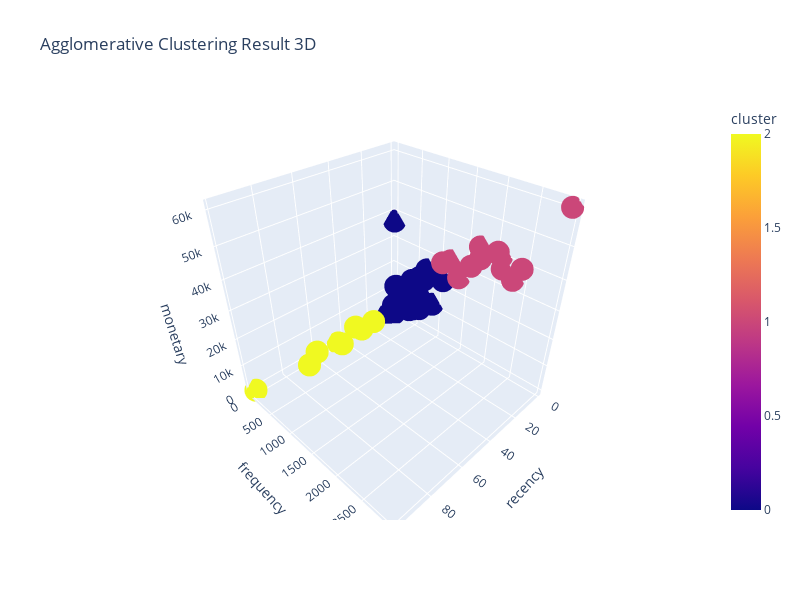

Notebook cell for this chart:
### Code cell
# Plot 3D Agglomerativeclustering results
plot_cluster(data=agglo_cluster, cluster=agglo_cluster['cluster'], plot_3d=True, suptitle='Agglomerative Clustering Result 3D')

### Figure 1 — Plotly figure (JSON) as saved in the notebook; plotly's stock layout.template omitted (floating-point values rounded to 4 significant figures)
{"data": [{"hovertemplate": "recency=%{x}<br>frequency=%{y}<br>monetary=%{z}<br>cluster=%{marker.color}<extra></extra>", "legendgroup": "", "marker": {"color": [2, 1, 1, 2, 0, 1, 0, 1, 1, 0, 0, 1, 0, 0, 0, 1, 2, 0, 1, 1, 2, 2, 1, 0, 2, 1, 0, 1, 0, 2, 0, 0, 0, 0, 0, 0, 0, 0, 0, 0, 0, 0, 0, 0, 0, 0, 0, 0, 0, 0, 0, 0, 0, 0, 2, 0, 0, 0, 0, 0, 0, 0, 0, 0, 0, 0, 0, 0, 0, 0, 0, 0, 0, 0, 0, 0, 0, 0, 0, 0, 0, 0, 0, 0], "coloraxis": "coloraxis", "symbol": "circle"}, "mode": "markers", "name": "", "scene": "scene", "showlegend": false, "type": "scatter3d", "x": [46, 1, 1, 51, 7, 1, 7, 1, 3, 1, 1, 1, 1, 1, 1, 1, 63, 2, 1, 14, 35, 23, 1, 1, 74, 1, 1, 1, 2, 46, 1, 1, 1, 1, 1, 1, 1, 1, 1, 4, 1, 1, 6, 1, 1, 1, 1, 1, 1, 1, 4, 1, 1, 11, 98, 4, 4, 7, 1, 1, 1, 1, 1, 1, 1, 5, 1, 1, 1, 1, 1, 1, 1, 1, 1, 1, 1, 1, 1, 5, 1, 1, 1, 1], "y": [40, 1069, 1761, 343, 594, 2331, 162, 1223, 2079, 751, 899, 1402, 590, 1098, 690, 2964, 153, 366, 2102, 2666, 272, 161, 2143, 600, 412, 1739, 358, 1609, 321, 517, 335, 342, 374, 298, 31, 385, 213, 340, 255, 50, 330, 334, 162, 420, 130, 298, 390, 466, 334, 23, 334, 265, 525, 1, 2, 194, 128, 35, 435, 424, 372, 7, 331, 254, 294, 1, 206, 314, 3, 220, 444, 514, 316, 431, 331, 521, 341, 118, 241, 117, 216, 413, 612, 344], "z": [674.0, 29590.0, 36720.0, 5611.0, 20320.0, 34330.0, 5742.0, 31600.0, 41940.0, 24230.0, 11750.0, 26920.0, 15170.0, 23070.0, 19670.0, 60720.0, 4240.0, 8980.0, 40150.0, 44280.0, 5556.0, 3600.0, 36450.0, 19920.0, 6260.0, 40500.0, 5989.0, 32860.0, 10040.0, 12770.0, 5386.0, 8489.0, 4072.0, 5271.0, 492.0, 5756.0, 11520.0, 6420.0, 9817.0, 747.0, 5111.0, 7958.0, 4360.0, 7293.0, 1862.0, 4721.0, 7087.0, 5406.0, 5970.0, 343.8, 6589.0, 6260.0, 7726.0, 38.53, 30.47, 3321.0, 12820.0, 318.4, 8198.0, 5293.0, 6217.0, 36870.0, 7209.0, 10020.0, 5292.0, 25.83, 3649.0, 8655.0, 18.52, 5091.0, 8519.0, 8548.0, 5738.0, 8202.0, 7521.0, 9281.0, 5503.0, 6927.0, 4965.0, 1111.0, 10210.0, 8398.0, 6968.0, 10170.0]}], "layout": {"coloraxis": {"colorbar": {"title": {"text": "cluster"}}, "colorscale": [[0, "#0d0887"], [0.1111, "#46039f"], [0.2222, "#7201a8"], [0.3333, "#9c179e"], [0.4444, "#bd3786"], [0.5556, "#d8576b"], [0.6667, "#ed7953"], [0.7778, "#fb9f3a"], [0.8889, "#fdca26"], [1, "#f0f921"]]}, "height": 600, "legend": {"tracegroupgap": 0}, "scene": {"domain": {"x": [0, 1], "y": [0, 1]}, "xaxis": {"title": {"text": "recency"}}, "yaxis": {"title": {"text": "frequency"}}, "zaxis": {"title": {"text": "monetary"}}}, "title": {"text": "Agglomerative Clustering Result 3D"}, "width": 800}}
